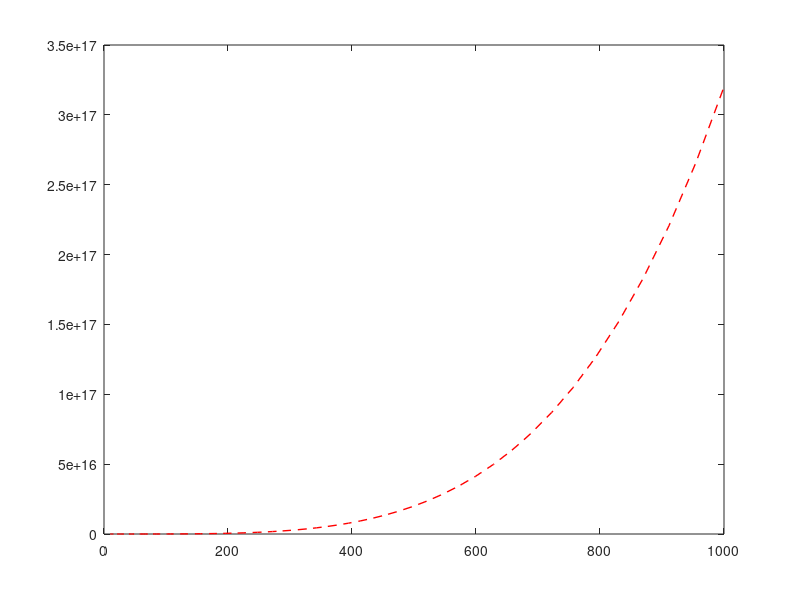

Recreate this plot in MATLAB.
% clearvars;

% grab a point, then


% xx = cursor_info.Position(1);
% yy = cursor_info.Position(2);
xx = 1/200
yy = 0.2e-3
expon = 4;
x=logspace(1,3,100);
plot(x,10.^(expon*log10(x/xx)+log10(yy)),'r--','linew',1)

clear cursor_info